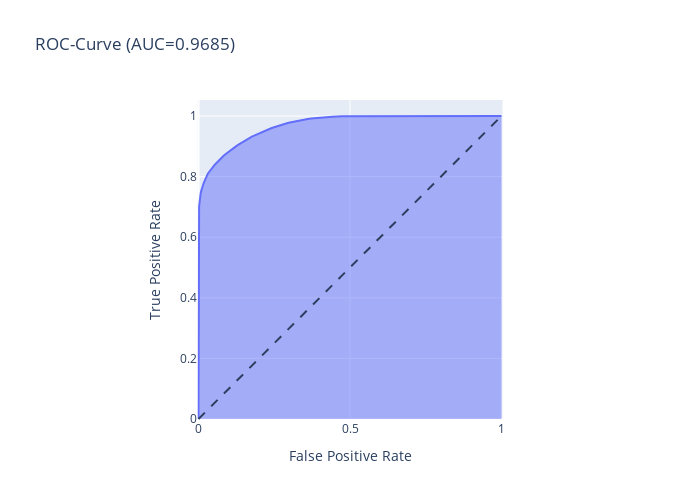

Notebook code cell kept with this figure:
### Markdown cell above
Oversampling

### Code cell
from sklearn.metrics import confusion_matrix, roc_curve

# Modell für den Random Forest instanzieren
rfc = RandomForestClassifier(n_jobs=-1, random_state=42)

# Modell fitten
rfc.fit(X_train_SMOTE, y_train_SMOTE)

# absolute und relative Vorhersagen
res = rfc.predict(X_test_SMOTE)
resa = rfc.predict_proba(X_test_SMOTE)[:,1]

# False Positive, True Postive Rate bestimmen
fpr, tpr, _ = roc_curve(y_test_SMOTE, resa)

# Fläche unter der False Positive, True Postive Rate berechnen
roc_auc = roc_auc_score(y_test_SMOTE, resa)

# Area Plot erstellen
fig = px.area(
    x=fpr, y=tpr,
    title=f'ROC-Curve (AUC={np.round(roc_auc, 4)})',
    labels=dict(x='False Positive Rate', y='True Positive Rate'),
    width=700, height=500
)

# Linie des Zufallsmodelles einfügen
fig.add_shape(
    type='line', line=dict(dash='dash'),
    x0=0, x1=1, y0=0, y1=1
)

# Skalierung anpassen
fig.update_yaxes(scaleanchor="x", scaleratio=1)
fig.update_xaxes(constrain='domain')

# Plot anzeigen
fig.show()

### Figure 1 — Plotly figure (JSON) as saved in the notebook; plotly's stock layout.template omitted (floating-point values rounded to 4 significant figures; data arrays with more than 128 entries replaced by an {"elided": "..."} marker saying what was removed)
{"data": [{"hovertemplate": "False Positive Rate=%{x}<br>True Positive Rate=%{y}<extra></extra>", "legendgroup": "", "line": {"color": "#636efa"}, "marker": {"symbol": "circle"}, "mode": "lines", "name": "", "orientation": "v", "showlegend": false, "stackgroup": "1", "type": "scatter", "x": {"elided": "310 float values"}, "xaxis": "x", "y": {"elided": "310 float values"}, "yaxis": "y"}], "layout": {"height": 500, "legend": {"tracegroupgap": 0}, "shapes": [{"line": {"dash": "dash"}, "type": "line", "x0": 0, "x1": 1, "y0": 0, "y1": 1}], "title": {"text": "ROC-Curve (AUC=0.9685)"}, "width": 700, "xaxis": {"anchor": "y", "constrain": "domain", "domain": [0, 1], "title": {"text": "False Positive Rate"}}, "yaxis": {"anchor": "x", "domain": [0, 1], "scaleanchor": "x", "scaleratio": 1, "title": {"text": "True Positive Rate"}}}}
